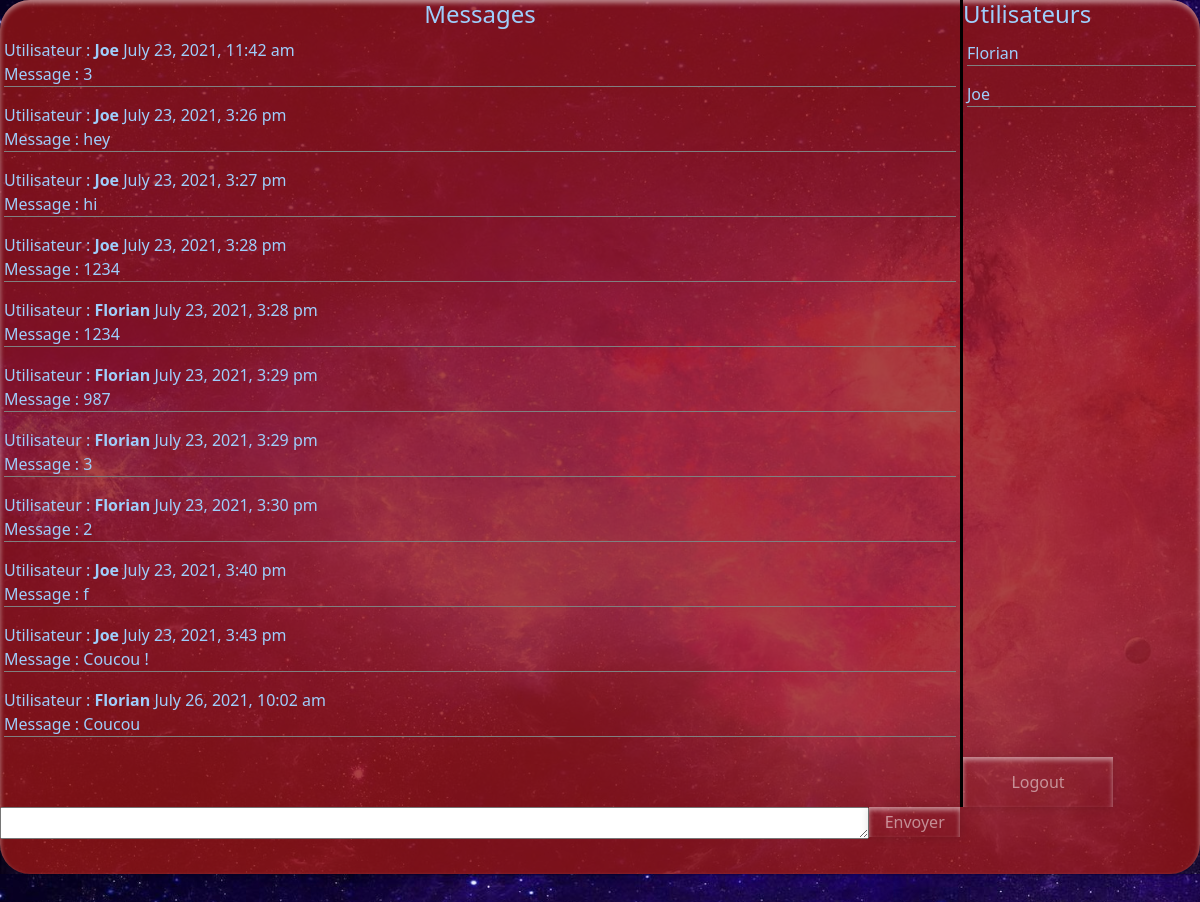
Page /chat.php (signed in) on the committed database.
### tables this page shows
CREATE TABLE "message" (
	"id"	INTEGER NOT NULL,
	"content"	TEXT NOT NULL,
	"sendAt"	DATETIME,
	"sender"	int NOT NULL,
	FOREIGN KEY("sender") REFERENCES "user",
	CONSTRAINT "table_name_pk" PRIMARY KEY("id" AUTOINCREMENT)
);

CREATE TABLE "user" (
	"id"	INTEGER NOT NULL,
	"username"	VARCHAR(255) NOT NULL,
	"password"	VARCHAR(255) NOT NULL,
	"email"	TEXT NOT NULL,
	CONSTRAINT "user_pk" PRIMARY KEY("id" AUTOINCREMENT)
);

### chatlog.php (the view, shortened to what this page needs)
<?php
$pdo = (new Connexion)->getPDO();
$query= $pdo->query("SELECT content, sendAt, sender FROM message");
while ($entry = $query->fetchArray(SQLITE3_ASSOC) )
 {
    echo '<p id="messages" class="message">'.'Utilisateur : ' . '<strong>'.htmlentities($entry['sender']).'</strong>' . ' ' . htmlentities($entry['sendAt']). '<br>' .
      'Message : ' . htmlentities($entry['content']) .'</p>';
}
?>

### elements/header.php (shortened to what this page needs)
<!DOCTYPE html>
<html lang="fr">
<head>
    <link rel="stylesheet" href="style.css">
    <link rel="stylesheet" href="https://cdn.jsdelivr.net/npm/bootstrap@5.0.2/dist/css/bootstrap.min.css">
</head>
<body>

### chat.php (shortened to what this page needs)
<?php
include 'elements/header.php';
?>
<div class="chat">
    <div class="chatbox">
        <h4>Messages</h4>
        <div id="chatbox" class="blockchat scroll">
        <?php include 'chatlog.php'; ?>
    </div>
    </div>
    <div class="users"><h4>Utilisateurs</h4>
    <div class="blockusers scroll">
    <?php include 'getuser.php'; ?>
    </div>
    <div><a class="text-decoration-none" href="logout.php"><button type="button">Logout</button></a></div>
</div>
<div>
    <form class="messagebox" action="chat.php" method="post">
            <textarea id ="usrmsg" class="envoimessage" name="message"></textarea>
            <button name="sendmessage" class="sendmessage" >Envoyer</button>
        </form>
    </div>
</div>
<?php
include 'elements/footer.php';
?>

### getuser.php (shortened to what this page needs)
<?php
$pdo = (new Connexion)->getPDO();
$utilisateur= $pdo->query("SELECT username FROM user");
while ($user = $utilisateur->fetchArray(SQLITE3_ASSOC) )
 {
    echo '<p class="utilisateur">'.htmlentities($user['username']).'</p>';
}
?>

### elements/footer.php
</body>
</html>

### style.css (style rules this page uses)
* { margin: 0px; padding: 0px; box-sizing: border-box; scrollbar-width: thin; scrollbar-color: rgb(158, 206, 251) rgb(150, 20, 20); }
body { background-color: rgb(2,0,36); background-image: url("background.jpg"); background-size: cover; }
button { margin-top: 1em; width: 150px; height: 50px; cursor: pointer; border: none; color: rgba(255,255,255,0.5); font-size: 20px; border-radius: 4px; box-shadow: inset 0px 3px 5px rgba(255,255,255,0.5), 0px 0px 10px rgba(0,0,0,0.15); background: rgb(2,0,36); background: linear-gradient(45deg, rgba(2,0,36,0) 5%, rgba(255,255,255,.5) 6%, rgba(255,255,255,0) 9%, rgba(255,255,255,.5) 10%, rgba(255,255,255,0) 17%, rgba(255,255,255,.5) 19%, rgba(255,255,255,0) 21%); background-size: 150%; background-position: right; transition: 1s; }
.chat { display: grid; grid-template-columns: 4fr 1fr; grid-template-rows: 12fr 1fr; gap: 0px 0px; color : #9ECEFB; background-color: rgb(150, 20, 20, 0.8); border: none; border-radius: 30px; box-shadow: inset 0px 3px 5px rgba(255,255,255,0.5), 0px 0px 10px rgba(0,0,0,0.15); background-size: 150%; background-position: right; }
.chatbox { text-align: center; width: 100%; height: 100%; }
.users { border-left: 3px solid black; }
.envoimessage { width: 100%; height: 2em; }
.sendmessage { width: 100px; height: 30px; }
.messagebox { display: flex; text-align: center; }
.message { border-bottom: 1px solid gray; }
.scroll { margin:4px, 4px; padding:4px; height: 45em; overflow-x: hidden; overflow-y: auto; text-align:justify; }
.utilisateur { border-bottom: 1px solid gray; }

### rows in the picture
message: sender "Joe", sendAt "July 23, 2021, 11:42 am", content "3"
message: sender "Joe", sendAt "July 23, 2021, 3:26 pm", content "hey"
message: sender "Joe", sendAt "July 23, 2021, 3:27 pm", content "hi"
message: sender "Joe", sendAt "July 23, 2021, 3:28 pm", content "1234"
message: sender "Florian", sendAt "July 23, 2021, 3:28 pm", content "1234"
message: sender "Florian", sendAt "July 23, 2021, 3:29 pm", content "987"
message: sender "Florian", sendAt "July 23, 2021, 3:29 pm", content "3"
message: sender "Florian", sendAt "July 23, 2021, 3:30 pm", content "2"
message: sender "Joe", sendAt "July 23, 2021, 3:40 pm", content "f"
message: sender "Joe", sendAt "July 23, 2021, 3:43 pm", content "Coucou !"
message: sender "Florian", sendAt "July 26, 2021, 10:02 am", content "Coucou"
user: username "Florian"
user: username "Joe"
